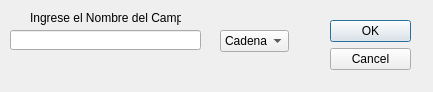
<?xml version="1.0" encoding="UTF-8"?>
<ui version="4.0">
 <class>Dialog</class>
 <widget class="QDialog" name="Dialog">
  <property name="geometry">
   <rect>
    <x>0</x>
    <y>0</y>
    <width>433</width>
    <height>92</height>
   </rect>
  </property>
  <property name="windowTitle">
   <string>Dialog</string>
  </property>
  <widget class="QDialogButtonBox" name="buttonBox">
   <property name="geometry">
    <rect>
     <x>330</x>
     <y>20</y>
     <width>81</width>
     <height>241</height>
    </rect>
   </property>
   <property name="orientation">
    <enum>Qt::Vertical</enum>
   </property>
   <property name="standardButtons">
    <set>QDialogButtonBox::Cancel|QDialogButtonBox::Ok</set>
   </property>
  </widget>
  <widget class="QLabel" name="label">
   <property name="geometry">
    <rect>
     <x>30</x>
     <y>10</y>
     <width>151</width>
     <height>16</height>
    </rect>
   </property>
   <property name="text">
    <string>Ingrese el Nombre del Campo:</string>
   </property>
  </widget>
  <widget class="QLineEdit" name="lineEdit">
   <property name="geometry">
    <rect>
     <x>10</x>
     <y>30</y>
     <width>191</width>
     <height>20</height>
    </rect>
   </property>
  </widget>
  <widget class="QComboBox" name="comboBox">
   <property name="geometry">
    <rect>
     <x>220</x>
     <y>30</y>
     <width>69</width>
     <height>22</height>
    </rect>
   </property>
   <item>
    <property name="text">
     <string>Cadena</string>
    </property>
   </item>
   <item>
    <property name="text">
     <string>Entero</string>
    </property>
   </item>
  </widget>
 </widget>
 <resources/>
 <connections>
  <connection>
   <sender>buttonBox</sender>
   <signal>accepted()</signal>
   <receiver>Dialog</receiver>
   <slot>accept()</slot>
   <hints>
    <hint type="sourcelabel">
     <x>248</x>
     <y>254</y>
    </hint>
    <hint type="destinationlabel">
     <x>157</x>
     <y>274</y>
    </hint>
   </hints>
  </connection>
  <connection>
   <sender>buttonBox</sender>
   <signal>rejected()</signal>
   <receiver>Dialog</receiver>
   <slot>reject()</slot>
   <hints>
    <hint type="sourcelabel">
     <x>316</x>
     <y>260</y>
    </hint>
    <hint type="destinationlabel">
     <x>286</x>
     <y>274</y>
    </hint>
   </hints>
  </connection>
 </connections>
</ui>
